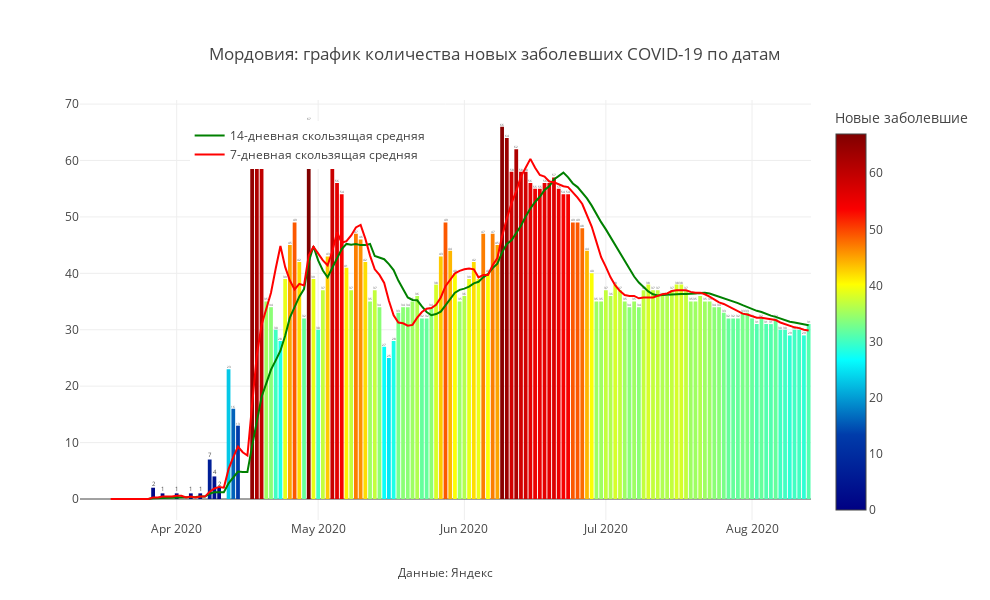

Notebook source saved alongside this figure:
### Code cell
mask = X.Region ==my_region
#mask = (X.Date>datetime.date(2020,5,1)&(X.Region.isin(regions_towatch))
#mask = (X.Date>datetime.date(2020,5,1)&(X.Region==my_region)

fig = px.bar(X[mask], x='Date', 
             y="Day_confirmed",color ='Day_confirmed',
             title=f'{my_region}: '+'график количества новых заболевших COVID-19 по датам',
              color_continuous_scale= 'jet',text = 'Day_confirmed',
             labels = {'Day_confirmed' : "Новые заболевшие",'Remaining_ill':'Текущие больные'})
fig.add_trace(
    go.Scatter(
        name='14-дневная скользящая средняя',
        x=X[mask].Date,
        y=X[mask]['MA14_dayconfirmed'],
        mode="lines",
        
        line=go.scatter.Line(color="green"),
        showlegend=True)
)
fig.add_trace(
    go.Scatter(
        name = '7-дневная скользящая средняя',
        x=X[mask]['Date'],
        y=X[mask]['MA7_dayconfirmed'],
        mode="lines",
        
        line=go.scatter.Line(color="red"),
        showlegend=True)
)
fig.update_layout(
    annotations=[
#         dict(
#             x='2020-04-13',
#             y=1355,
#             xref="x",
#             yref="y",
#             text="Введение<br>пропускной<br>системы в Москве",
#             showarrow=True,
#             arrowhead=2,
#             ax=0,
#             ay=-60),
#         dict(
#             x='2020-06-09',
#             y=1572,
#             xref="x",
#             yref="y",
#             text="Отмена<br>пропускной<br>системы в Москве",
#             showarrow=True,
#             arrowhead=2,
#             ax=0,
#             ay=-90),
        dict(
            x=0.5,
            y=-0.15,
            showarrow=False,
            text="Данные: Яндекс",
            xref="paper",
            yref="paper"),
        
                ],
    
    
                  title_x = 0.5,
                  title_y= 0.9,
                  title_xanchor = "center",
                  title_yanchor = "bottom", 
                  legend_x = 0.15,legend_y = 0.95,
                  width = 990, height = 600,template = 'gridon',
    
    
                  xaxis_title='',yaxis_title = ' '
)


fig.show()

### Figure 1 — Plotly figure (JSON) as saved in the notebook; plotly's stock layout.template omitted (floating-point values rounded to 4 significant figures; data arrays with more than 128 entries replaced by an {"elided": "..."} marker saying what was removed)
{"data": [{"alignmentgroup": "True", "hovertemplate": "Date=%{x}<br>Новые заболевшие=%{marker.color}<extra></extra>", "legendgroup": "", "marker": {"color": {"elided": "155 int values"}, "coloraxis": "coloraxis"}, "name": "", "offsetgroup": "", "orientation": "v", "showlegend": false, "text": {"elided": "155 int values"}, "textposition": "auto", "type": "bar", "x": {"elided": "155 str values"}, "xaxis": "x", "y": {"elided": "155 int values"}, "yaxis": "y"}, {"line": {"color": "green"}, "mode": "lines", "name": "14-дневная скользящая средняя", "showlegend": true, "type": "scatter", "x": {"elided": "155 str values"}, "y": {"elided": "155 float values"}}, {"line": {"color": "red"}, "mode": "lines", "name": "7-дневная скользящая средняя", "showlegend": true, "type": "scatter", "x": {"elided": "155 str values"}, "y": {"elided": "155 float values"}}], "layout": {"annotations": [{"showarrow": false, "text": "Данные: Яндекс", "x": 0.5, "xref": "paper", "y": -0.15, "yref": "paper"}], "barmode": "relative", "coloraxis": {"colorbar": {"title": {"text": "Новые заболевшие"}}, "colorscale": [[0, "rgb(0,0,131)"], [0.2, "rgb(0,60,170)"], [0.4, "rgb(5,255,255)"], [0.6, "rgb(255,255,0)"], [0.8, "rgb(250,0,0)"], [1, "rgb(128,0,0)"]]}, "height": 600, "legend": {"tracegroupgap": 0, "x": 0.15, "y": 0.95}, "title": {"text": "Мордовия: график количества новых заболевших COVID-19 по датам", "x": 0.5, "xanchor": "center", "y": 0.9, "yanchor": "bottom"}, "width": 990, "xaxis": {"anchor": "y", "domain": [0, 1], "title": {"text": ""}}, "yaxis": {"anchor": "x", "domain": [0, 1], "title": {"text": " "}}}}
